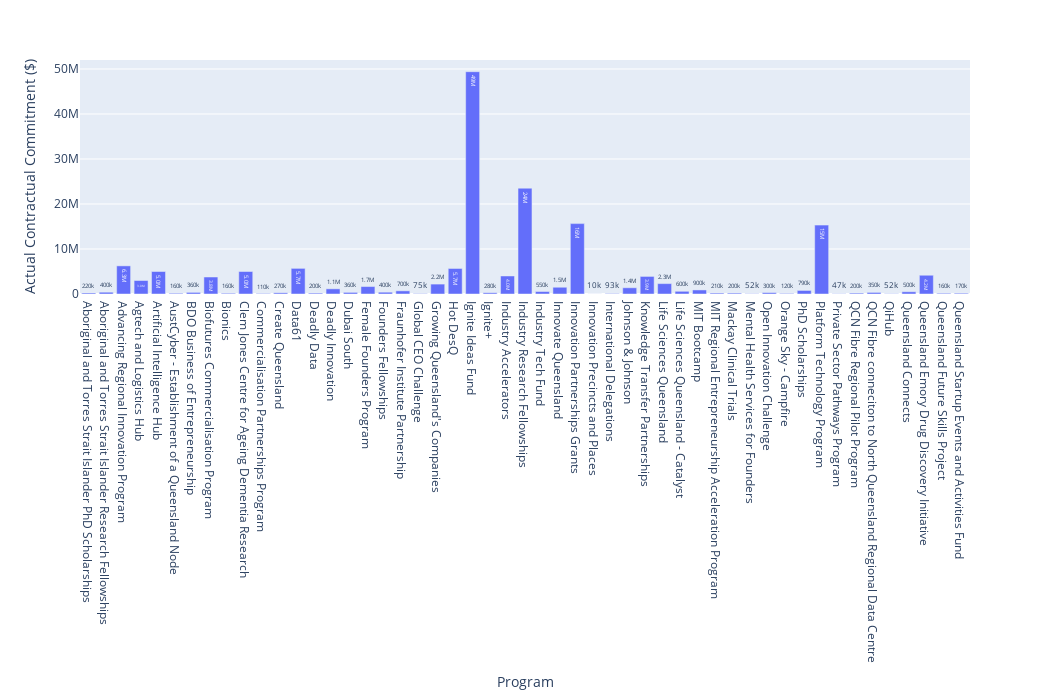

The notebook cell saved with this chart:
### Markdown cell above
Let's take a look at the above information visually, as shown below.

### Code cell
fig = px.bar(program_fund, x='Program', y="Actual Contractual Commitment ($)", text_auto='.2s', width=1050, height=700)
fig.show()

### Figure 1 — Plotly figure (JSON) as saved in the notebook; plotly's stock layout.template omitted (floating-point values rounded to 4 significant figures)
{"data": [{"alignmentgroup": "True", "hovertemplate": "Program=%{x}<br>Actual Contractual Commitment ($)=%{y}<extra></extra>", "legendgroup": "", "marker": {"color": "#636efa", "pattern": {"shape": ""}}, "name": "", "offsetgroup": "", "orientation": "v", "showlegend": false, "textposition": "auto", "texttemplate": "%{y:.2s}", "type": "bar", "x": ["Aboriginal and Torres Strait Islander PhD Scholarships", "Aboriginal and Torres Strait Islander Research Fellowships", "Advancing Regional Innovation Program", "Agtech and Logistics Hub", "Artificial Intelligence Hub", "AustCyber - Establishment of a Queensland Node", "BDO Business of Entrepreneurship", "Biofutures Commercialisation Program", "Bionics", "Clem Jones Centre for Ageing Dementia Research", "Commercialisation Partnerships Program", "Create Queensland", "Data61", "Deadly Data", "Deadly Innovation", "Dubai South", "Female Founders Program", "Founders Fellowships", "Fraunhofer Institute Partnership", "Global CEO Challenge", "Growing Queensland's Companies", "Hot DesQ", "Ignite Ideas Fund", "Ignite+", "Industry Accelerators", "Industry Research Fellowships", "Industry Tech Fund", "Innovate Queensland", "Innovation Partnerships Grants", "Innovation Precincts and Places", "International Delegations", "Johnson & Johnson", "Knowledge Transfer Partnerships", "Life Sciences Queensland", "Life Sciences Queensland - Catalyst", "MIT Bootcamp", "MIT Regional Entrepreneurship Acceleration Program", "Mackay Clinical Trials", "Mental Health Services for Founders", "Open Innovation Challenge", "Orange Sky - Campfire", "PhD Scholarships", "Platform Technology Program", "Private Sector Pathways Program", "QCN Fibre Regional Pilot Program", "QCN Fibre conneciton to North Queensland Regional Data Centre", "QiHub", "Queensland Connects", "Queensland Emory Drug Discovery Initiative", "Queensland Future Skills Project", "Queensland Startup Events and Activities Fund"], "xaxis": "x", "y": [224584, 398032, 6251683, 3000000, 5000000, 160000, 356396, 3775129, 160000, 5000000, 111135, 265000, 5695000, 195391, 1147688, 355000, 1654764, 400000, 700000, 75000, 2202334, 5674591, 49402908, 275880, 4007820, 23513839, 546027, 1500000, 15640265, 10000, 92500, 1381895, 3906393, 2310000, 600000, 900000, 205000, 200000, 52499, 304000, 120000, 791470, 15307672, 47345, 197000, 350000, 52000, 498858, 4169000, 157440, 170273], "yaxis": "y"}], "layout": {"barmode": "relative", "height": 700, "legend": {"tracegroupgap": 0}, "margin": {"t": 60}, "width": 1050, "xaxis": {"anchor": "y", "autorange": true, "domain": [0, 1], "range": [-0.5, 50.5], "title": {"text": "Program"}, "type": "category"}, "yaxis": {"anchor": "x", "autorange": true, "domain": [0, 1], "range": [0, 52000000.0], "title": {"text": "Actual Contractual Commitment ($)"}, "type": "linear"}}}
